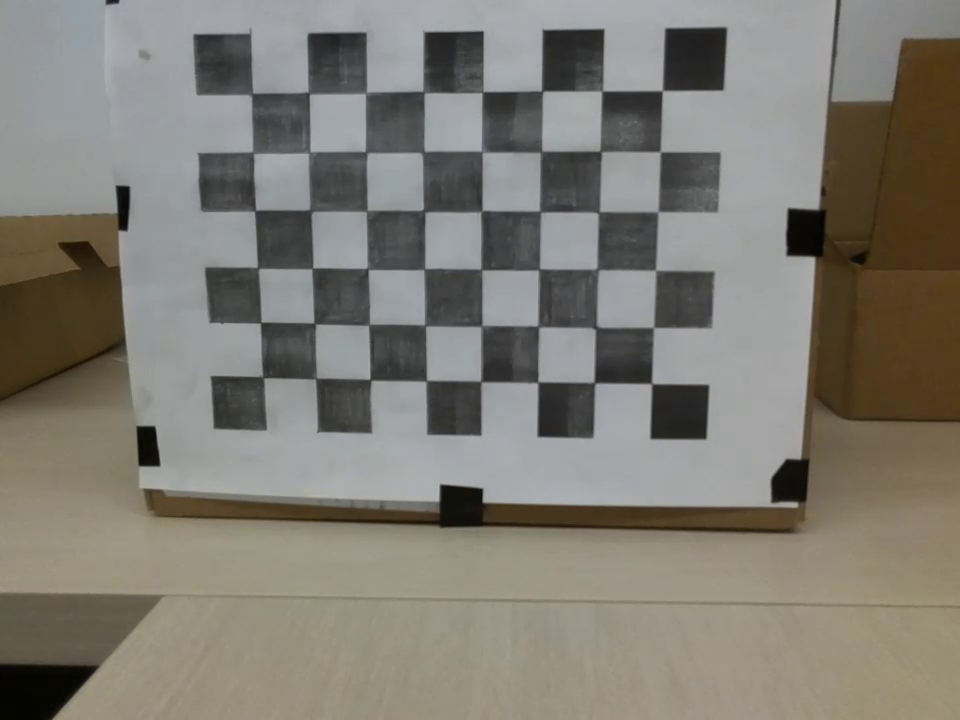
#> input picture images/image1.png, 960 x 720 px; its folder holds only this picture in this run
$ python camera_calibration.py
#> lines starting #> are read from the running program, lines starting #| are printed output that depends on the picture; after the words box and inside, x2 and y2 are one past the last pixel; in counts of white or black regions, pixels touching at a corner belong together
import cv2 as cv
import os
import numpy as np

# Checkerboard dimensions
CHESS_BOARD_DIM = (8, 6)

# Size of a square in the checkerboard (in millimeters)
SQUARE_SIZE = 25

# Termination criteria for corner sub-pixel accuracy
criteria = (cv.TERM_CRITERIA_EPS + cv.TERM_CRITERIA_MAX_ITER, 30, 0.001)

# Directory for calibration data
calib_data_path = "../calib_data"
if not os.path.exists(calib_data_path):
    os.makedirs(calib_data_path)
    print(f'"{calib_data_path}" Directory is created')
else:
    print(f'"{calib_data_path}" Directory already exists')

# Prepare object points based on the known dimensions of the checkerboard
obj_3D = np.zeros((CHESS_BOARD_DIM[0] * CHESS_BOARD_DIM[1], 3), np.float32)
obj_3D[:, :2] = np.mgrid[0:CHESS_BOARD_DIM[0], 0:CHESS_BOARD_DIM[1]].T.reshape(-1, 2)
obj_3D *= SQUARE_SIZE

# Arrays to store object points and image points from all the images
obj_points_3D = []  # 3D points in real world space
img_points_2D = []  # 2D points in image plane

# Directory for images
image_dir_path = "images"

# Iterate over the set of images
for i in range(1, 50):
    imagePath = os.path.join(image_dir_path, f"image{i}.png")
    print(f"Processing {imagePath}")

    image = cv.imread(imagePath)
#> image is the input picture: shape (720, 960, 3); mean B, G, R 115.5, 123.9, 127.1
    if image is None:
        print(f"Failed to load image {imagePath}")
        continue

    grayScale = cv.cvtColor(image, cv.COLOR_BGR2GRAY)
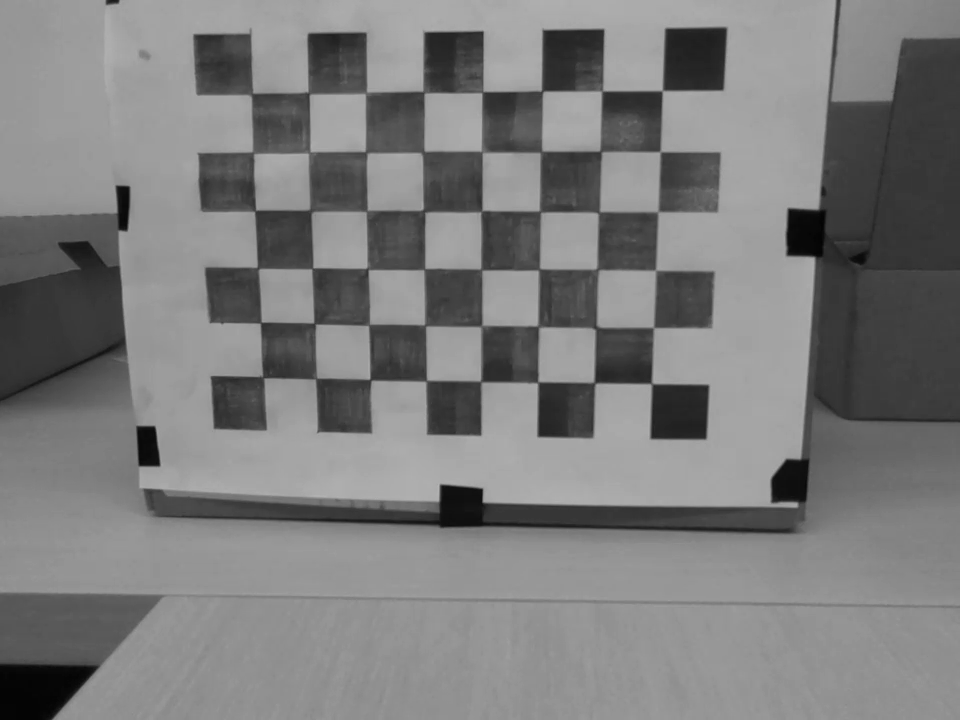
#> grayScale: shape (720, 960); min 3, max 180, mean 123.8
    ret, corners = cv.findChessboardCorners(grayScale, CHESS_BOARD_DIM, None)
#> ret = True; corners = 48 rows, first 8: [253.5, 92.59], [308.5, 93], [367.2, 91.21], [423.5, 92], [481.7, 93.66], [541.1, 89.84], [600.5, 92.1], [661.6, 89.85]

    if ret:
        obj_points_3D.append(obj_3D)
        corners2 = cv.cornerSubPix(grayScale, corners, (3, 3), (-1, -1), criteria)
#> corners2 = 48 rows, first 8: [251.1, 94.66], [309.4, 93.37], [365.8, 93.13], [423.9, 92.21], [482.3, 92.34], [542.3, 91.24], [602.1, 91.28], [662.2, 90.61]
        img_points_2D.append(corners2)
        cv.drawChessboardCorners(image, CHESS_BOARD_DIM, corners2, ret)
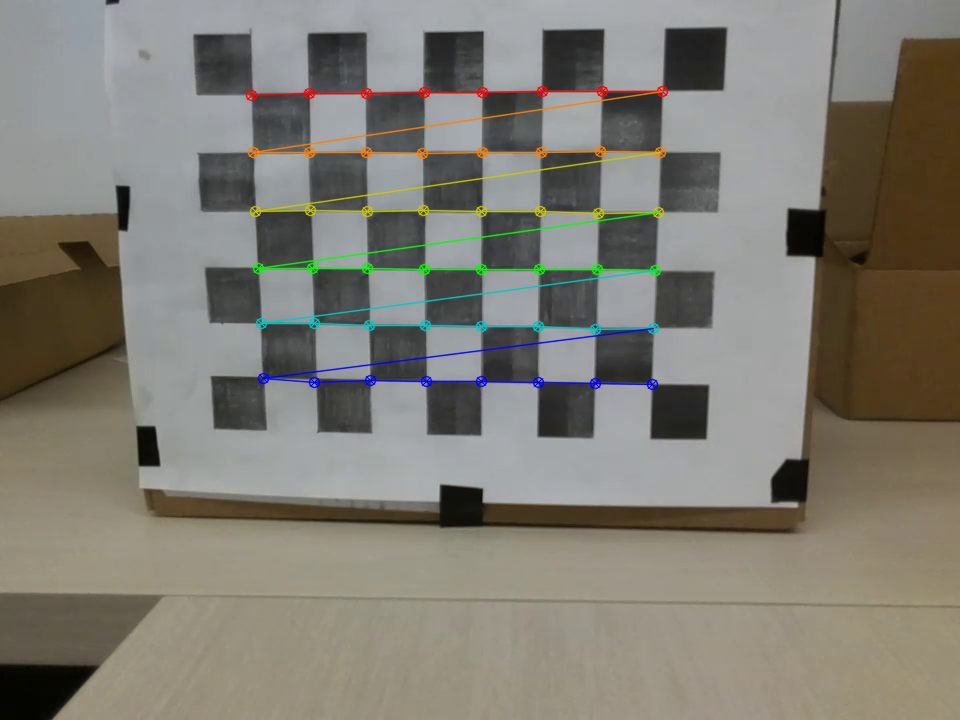
#> image: shape (720, 960, 3); 2.47% of pixels changed, all inside (x1, y1, x2, y2) = (245, 85, 669, 391)
        cv.imshow('Chessboard', image)
        cv.waitKey(500)

cv.destroyAllWindows()

# Camera calibration
ret, mtx, dist, rvecs, tvecs = cv.calibrateCamera(
    obj_points_3D, img_points_2D, grayScale.shape[::-1], None, None
)

print("Calibration successful")

# Save the calibration results
np.savez(
    os.path.join(calib_data_path, "MultiMatrix"),
    camMatrix=mtx,
    distCoef=dist,
    rVector=rvecs,
    tVector=tvecs,
)

print("Calibration data saved")

# Load the saved calibration data to verify
data = np.load(os.path.join(calib_data_path, "MultiMatrix.npz"))

camMatrix = data["camMatrix"]
distCoef = data["distCoef"]
rVector = data["rVector"]
tVector = data["tVector"]

print("Loaded calibration data successfully")
print(f"Camera Matrix:\n{camMatrix}")
print(f"Distortion Coefficients:\n{distCoef}")
